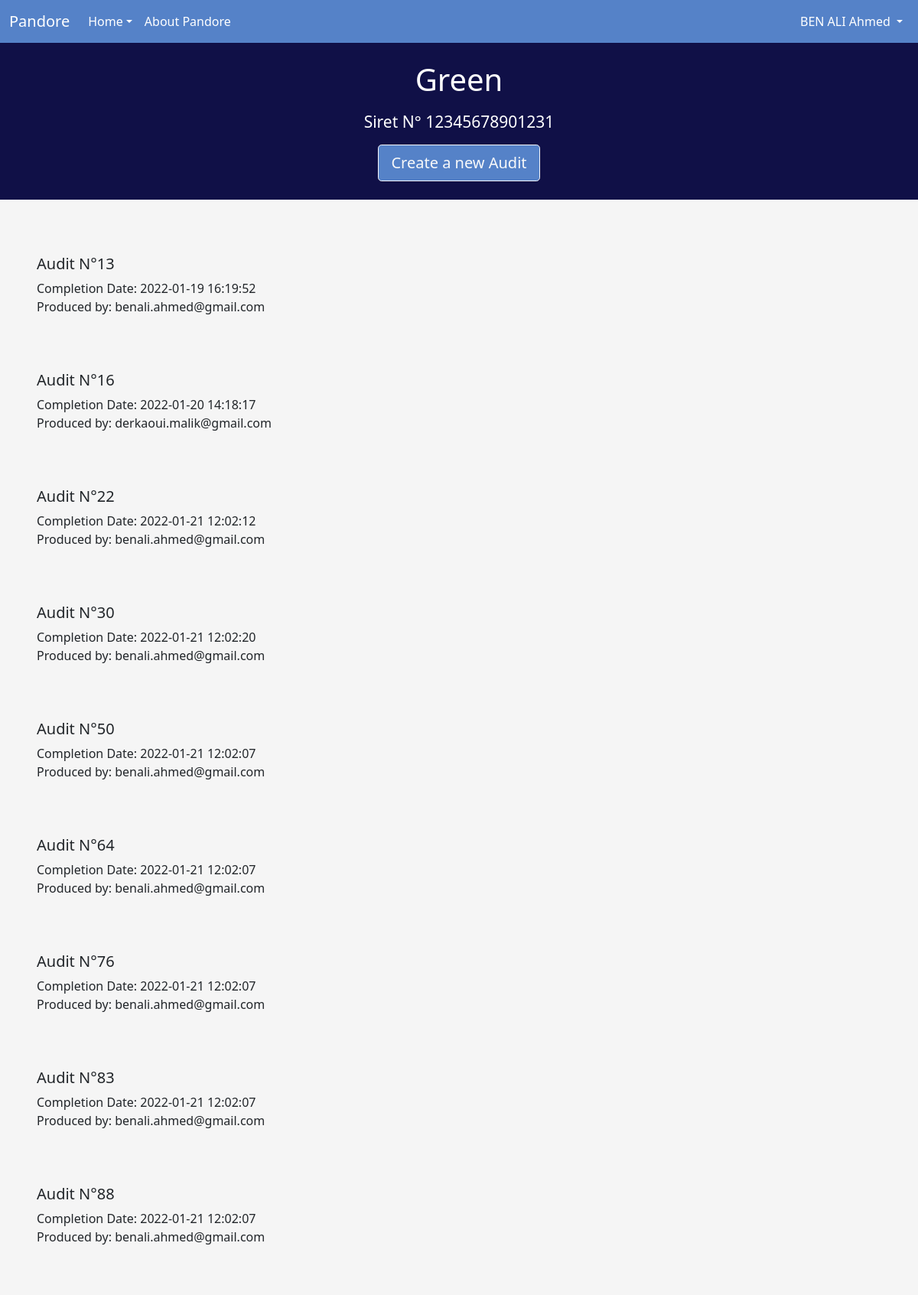
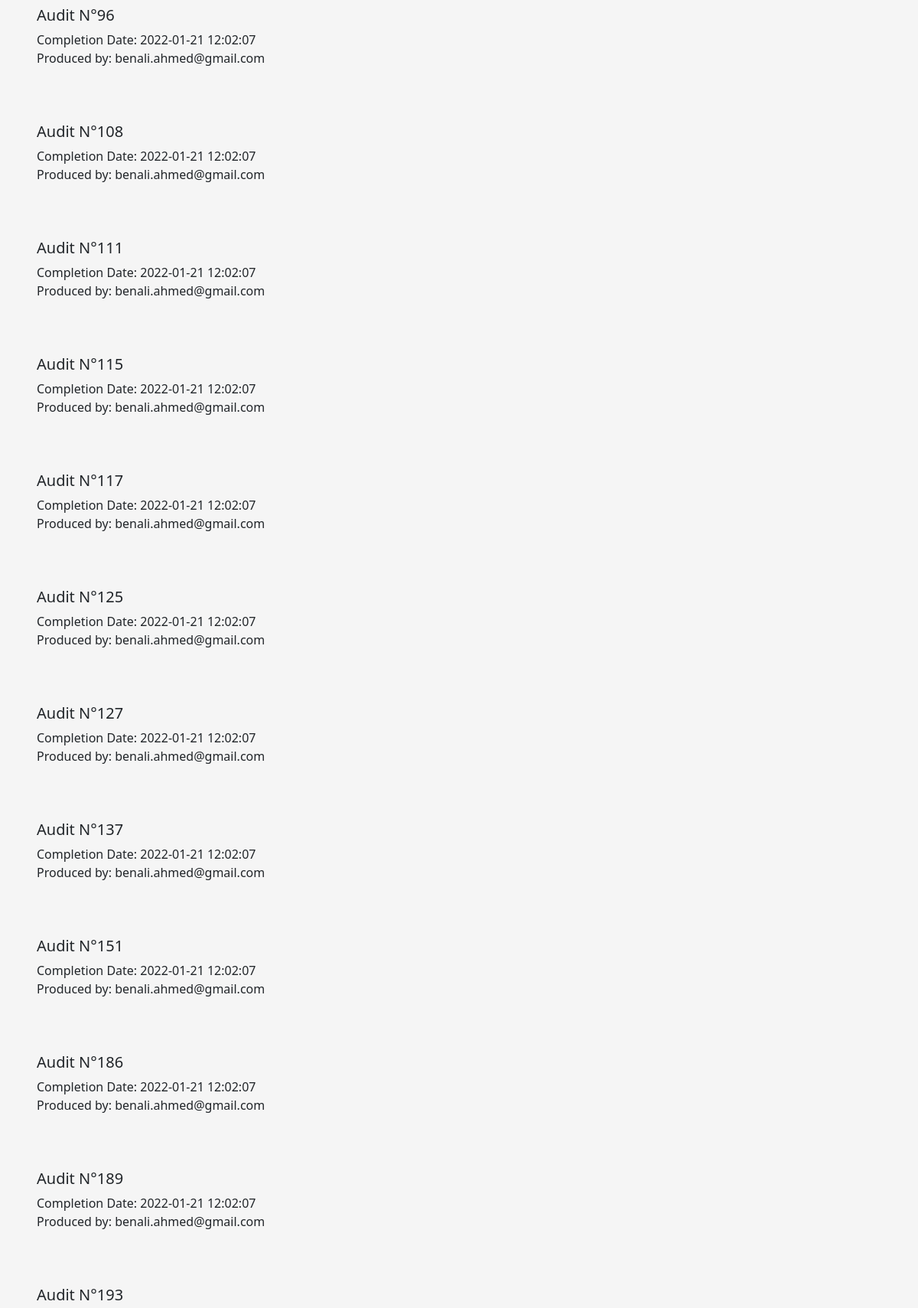
The page /infos_company.php?siret=12345678901231 (signed in, upper part) on the database its author committed (2 pictures, top to bottom).
### tables this page shows
CREATE TABLE IF NOT EXISTS `company` (
  `siret` varchar(15) NOT NULL,
  `companyName` varchar(255) DEFAULT NULL,
  `legalStatus` varchar(100) DEFAULT NULL,
  `codeAPE` varchar(6) DEFAULT NULL,
  `numberOfEmployees` int(11) DEFAULT -1,
  `emailCEO` varchar(255) DEFAULT NULL,
  PRIMARY KEY (`siret`),
  KEY `fk_company_emailCEO` (`emailCEO`)
);

CREATE TABLE IF NOT EXISTS `audit` (
  `id` int(11) NOT NULL AUTO_INCREMENT,
  `dateRealization` datetime DEFAULT NULL,
  `userEmail` varchar(255) DEFAULT NULL,
  `siret` varchar(16) DEFAULT NULL,
  `detteNette` float DEFAULT NULL,
  `chiffreAffaire` float DEFAULT NULL,
  `resultatNet` float DEFAULT NULL,
  `fondsPropres` float DEFAULT NULL,
  `bfr` float DEFAULT NULL,
  `variationBFR` float DEFAULT NULL,
  `fr` float DEFAULT NULL,
  `ebe` float DEFAULT NULL,
  `capitalSocial` float DEFAULT NULL,
  `coutDette` float DEFAULT NULL,
  `detteCT` float DEFAULT NULL,
  `detteLT` float DEFAULT NULL,
  `tresorerie` float DEFAULT NULL,
  `caf` float DEFAULT NULL,
  `bilanTotal` float DEFAULT NULL,
  `ratioGearing` float DEFAULT NULL,
  `rentabiliteExploitation` float DEFAULT NULL,
  `rentabiliteGlobale` float DEFAULT NULL,
  `ratioEquity` float DEFAULT NULL,
  `ratioLevier` float DEFAULT NULL,
  `icr` float DEFAULT NULL,
  `resultAudit` int(11) DEFAULT NULL,
  PRIMARY KEY (`id`),
  KEY `fk_audit_email` (`userEmail`),
  KEY `fk_audit_siret` (`siret`)
);

### src/infos_company.php (the view, shortened to what this page needs)
<?php
$db_handle = mysqli_connect('localhost', 'root', '');
$db_found = mysqli_select_db($db_handle, "pfe_pandore");
if ($db_found) {
    $sql = "SELECT companyName, siret FROM company WHERE siret='{$_GET['siret']}'";
    $result = mysqli_query($db_handle, $sql);
    if (mysqli_num_rows($result) == 0) {
        header("Location: home.php");
        exit();
    } else {
        $companyName = mysqli_fetch_assoc($result)['companyName'];
    }
} else {
    echo "<strong>Database not found</strong>";
}
?>
<!DOCTYPE html>
<html lang="en">
<head>
    <link href="https://cdn.jsdelivr.net/npm/bootstrap@5.1.3/dist/css/bootstrap.min.css" rel="stylesheet">
</head>
<body style="background-color: whitesmoke;">
<header>
        <nav class="navbar navbar-expand-lg" style="background-color: #5582C8">
            <div class="container-fluid">
                <a class="navbar-brand" href="home.php" style="color: #ffff">Pandore</a>
                <div class="collapse navbar-collapse" id="navbar">
                    <ul class="navbar-nav me-auto mb-2 mb-lg-0">
                        <li class="nav-item dropdown" >
                            <a class="nav-link dropdown-toggle" href="#" id="navbarDropdown" role="button" data-bs-toggle="dropdown" aria-expanded="false" style="color: #ffff">Home</a>
                        </li>
                        <li class="nav-item">
                            <a class="nav-link" href="index.php" style="color: #ffff">About Pandore</a>
                        </li>
                    </ul>
                    <div class="d-flex">
                        <ul class="navbar-nav me-auto mb-2 mb-lg-0">
                            <li class="nav-item dropdown">
                                <a class="nav-link dropdown-toggle active" href="#" id="navbarDropdown" role="button" data-bs-toggle="dropdown" aria-expanded="false" style="color: #ffff">
                                    <?php echo "{$_SESSION['lastName']} {$_SESSION['firstName']}"; ?>
                                </a>
                            </li>
                        </ul>
                    </div>
                </div>
            </div>
        </nav>
        <div class="jumbotron h-25 p-4 text-center bg-image" style="background-color: #101047">
            <div class="d-flex justify-content-center align-items-center h-100">
                <div class="text-white">
                    <h1 class="mb-3"><?php echo $companyName; ?></h1>
                    <h4 class="mb-3"><small>Siret N° <?php echo $_GET['siret']; ?></small></h4>
                    <a class="btn btn-outline-light btn-lg" href="audit.php?siret=<?php echo $_GET['siret']; ?>" role="button" style="background-color: #5582C8">Create a new Audit</a>
                </div>
            </div>
        </div>
    </header>
    <br/>
    <div id="content" name="content">
        <?php
        if ($db_found) {
            $sql = "SELECT audit.id, audit.dateRealization, audit.userEmail, audit.siret, c.companyName FROM audit JOIN company AS c ON audit.siret=c.siret WHERE audit.siret='{$_GET['siret']}'";
            $result = mysqli_query($db_handle, $sql);
            if (mysqli_num_rows($result) == 0) {
        ?>
                <h1 class="noAudit p-5 d-flex justify-content-center"><i>There is no audit here...</i></h1>
                <?php
            } else {
                while ($data = mysqli_fetch_assoc($result)) {
                ?>
                    <div class="list_audits p-4 m-4" onClick="window.location.href='infos_audit.php?id=<?php echo $data['id']; ?>';">
                        <h5>Audit N°<?php echo $data['id']; ?></h5>
                        <div>Completion Date: <?php echo $data['dateRealization']; ?></div>
                        <div>Produced by: <?php echo $data['userEmail']; ?></div>
                    </div>
        <?php
                }
            }
        } else {
            echo "<strong>Database not found</strong>";
        }
        ?>
    </div>
    <br />
</body>
</html>

### rows shown on the page
company: companyName "Green"
audit: id "13", dateRealization "2022-01-19 16:19:52", userEmail "benali.ahmed@gmail.com"
audit: id "16", dateRealization "2022-01-20 14:18:17", userEmail "derkaoui.malik@gmail.com"
audit: id "22", dateRealization "2022-01-21 12:02:12", userEmail "benali.ahmed@gmail.com"
audit: id "30", dateRealization "2022-01-21 12:02:20", userEmail "benali.ahmed@gmail.com"
audit: id "50", dateRealization "2022-01-21 12:02:07", userEmail "benali.ahmed@gmail.com"
audit: id "64", dateRealization "2022-01-21 12:02:07", userEmail "benali.ahmed@gmail.com"
audit: id "76", dateRealization "2022-01-21 12:02:07", userEmail "benali.ahmed@gmail.com"
audit: id "83", dateRealization "2022-01-21 12:02:07", userEmail "benali.ahmed@gmail.com"
audit: id "88", dateRealization "2022-01-21 12:02:07", userEmail "benali.ahmed@gmail.com"
audit: id "96", dateRealization "2022-01-21 12:02:07", userEmail "benali.ahmed@gmail.com"
audit: id "108", dateRealization "2022-01-21 12:02:07", userEmail "benali.ahmed@gmail.com"
audit: id "111", dateRealization "2022-01-21 12:02:07", userEmail "benali.ahmed@gmail.com"
audit: id "115", dateRealization "2022-01-21 12:02:07", userEmail "benali.ahmed@gmail.com"
audit: id "117", dateRealization "2022-01-21 12:02:07", userEmail "benali.ahmed@gmail.com"
audit: id "125", dateRealization "2022-01-21 12:02:07", userEmail "benali.ahmed@gmail.com"
audit: id "127", dateRealization "2022-01-21 12:02:07", userEmail "benali.ahmed@gmail.com"
audit: id "137", dateRealization "2022-01-21 12:02:07", userEmail "benali.ahmed@gmail.com"
audit: id "151", dateRealization "2022-01-21 12:02:07", userEmail "benali.ahmed@gmail.com"
audit: id "186", dateRealization "2022-01-21 12:02:07", userEmail "benali.ahmed@gmail.com"
audit: id "189", dateRealization "2022-01-21 12:02:07", userEmail "benali.ahmed@gmail.com"
audit: id "193"

### other values the page prints
$_SESSION['lastName'] "BEN ALI"
$_SESSION['firstName'] "Ahmed"
$_GET['siret'] "12345678901231"
